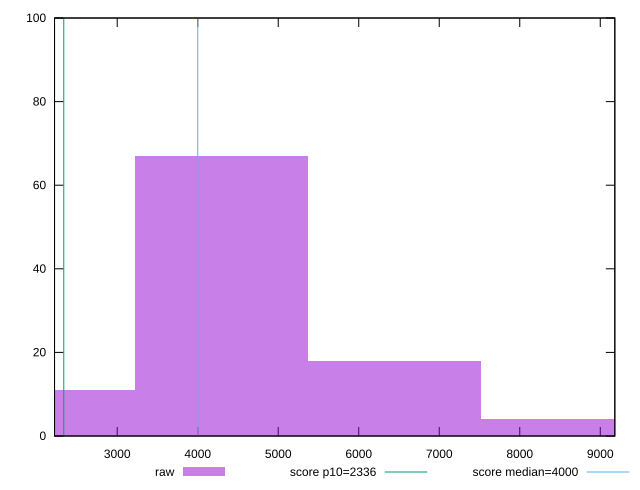

This figure's gnuplot source:
reset

$raw <<EOF
4297.8913887242325 67
2148.9456943621162 11
6446.837083086349 18
8595.782777448465 4
EOF

set key outside below
set boxwidth 2148.9456943621162
set xrange [2221.2619999999997:9180.902999999998]
set yrange [0:100]
set trange [0:100]
set style fill transparent solid 0.5 noborder

set parametric
set terminal svg size 640, 490 enhanced background rgb 'white'
set output "reprap/first-meaningful-paint/samples/pages+cached+noexternal+nomedia+nocss/raw/histogram.svg"

plot $raw title "raw" with boxes, \
     2336,t title "score p10=2336", \
     4000,t title "score median=4000"

reset
